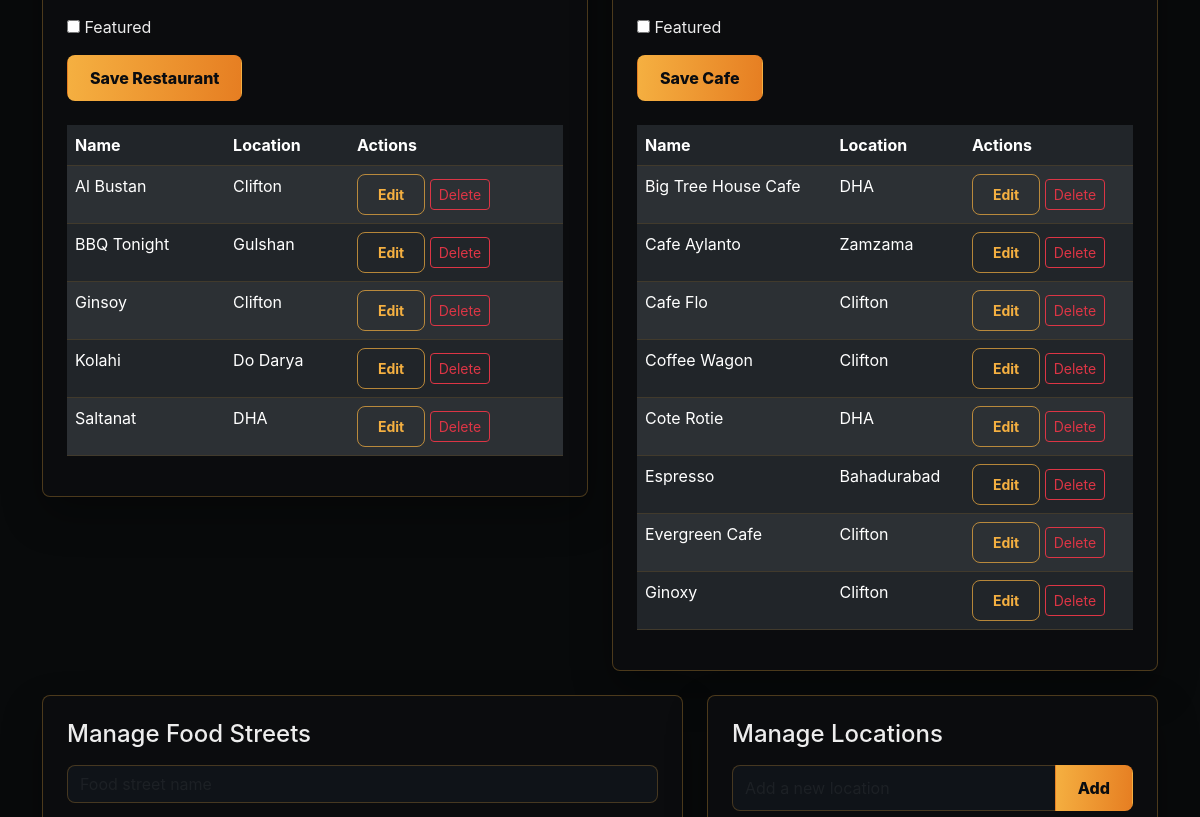
Page /admin-panel.php (signed in, middle part) on the earlier database version.
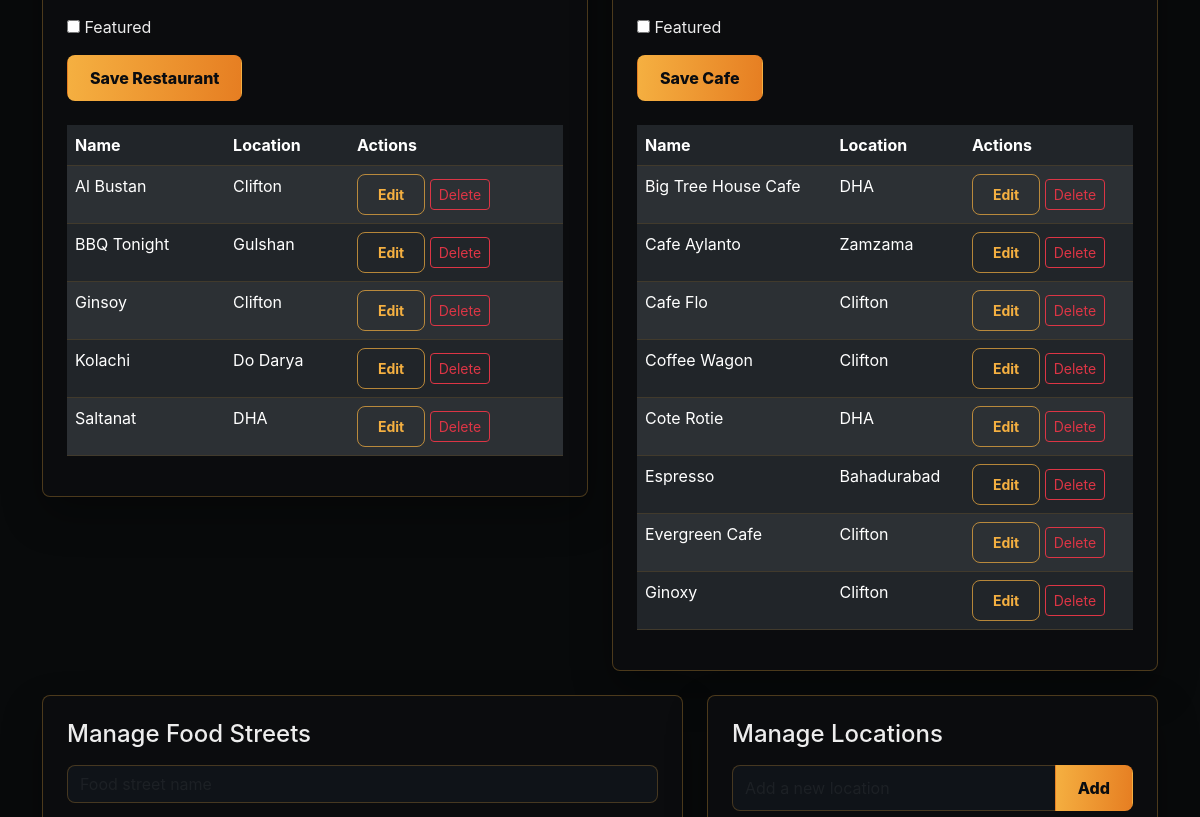
Same page on the later database version.
### tables this page shows
CREATE TABLE `restaurants` (
  `id` int NOT NULL,
  `name` varchar(100) NOT NULL,
  `description` text,
  `address` varchar(255) DEFAULT NULL,
  `location` varchar(100) DEFAULT NULL,
  `cuisine` varchar(100) DEFAULT NULL,
  `price_range` varchar(50) DEFAULT NULL,
  `rating` decimal(2,1) DEFAULT '0.0',
  `opening_hours` varchar(255) DEFAULT NULL,
  `phone` varchar(50) DEFAULT NULL,
  `image` varchar(255) DEFAULT NULL,
  `featured` tinyint(1) DEFAULT '0',
  `created_at` timestamp NULL DEFAULT CURRENT_TIMESTAMP
);

CREATE TABLE `cafes` (
  `id` int NOT NULL,
  `name` varchar(100) NOT NULL,
  `description` text,
  `address` varchar(255) DEFAULT NULL,
  `location` varchar(100) DEFAULT NULL,
  `coffee_types` text,
  `rating` decimal(2,1) DEFAULT '0.0',
  `opening_hours` varchar(255) DEFAULT NULL,
  `phone` varchar(50) DEFAULT NULL,
  `image` varchar(255) DEFAULT NULL,
  `featured` tinyint(1) DEFAULT '0',
  `created_at` timestamp NULL DEFAULT CURRENT_TIMESTAMP
);

### admin-panel.php (the view, shortened to what this page needs)
<?php
$conn = getConnection();
$editingRestaurant = null;
$editingCafe = null;
$editingStreet = null;
$restaurants = $conn->query("SELECT * FROM restaurants ORDER BY name");
$cafes = $conn->query("SELECT * FROM cafes ORDER BY name");
?>
<!DOCTYPE html>
<html lang="en">
<head>
    <link href="https://cdn.jsdelivr.net/npm/bootstrap@5.3.0-alpha1/dist/css/bootstrap.min.css" rel="stylesheet">
    <link rel="stylesheet" href="assets/style.css?v=20260712">
</head>
<body>
    <section class="container py-5">
        <div class="row g-4">
            <div class="col-lg-6">
                <div class="glass-card p-4 mb-4">
                    <form method="POST">
                        <div class="row g-3">
                            <div class="col-12"><label><input type="checkbox" name="featured" value="1" <?php echo !empty($editingRestaurant['featured']) ? 'checked' : ''; ?>> Featured</label></div>
                        </div>
                        <button class="btn btn-gold mt-3">Save Restaurant</button>
                    </form>
                    <div class="table-responsive mt-4">
                        <table class="table table-dark table-striped">
                            <thead>
                                <tr>
                                    <th>Name</th>
                                    <th>Location</th>
                                    <th>Actions</th>
                                </tr>
                            </thead>
                            <tbody>
                                <?php while ($row = $restaurants->fetch_assoc()): ?>
                                    <tr>
                                        <td><?php echo htmlspecialchars($row['name']); ?></td>
                                        <td><?php echo htmlspecialchars($row['location']); ?></td>
                                        <td>
                                            <a href="admin-panel.php?edit_restaurant=<?php echo $row['id']; ?>" class="btn btn-sm btn-outline-gold">Edit</a>
                                            <form method="POST" class="d-inline">
                                                <button class="btn btn-sm btn-outline-danger">Delete</button>
                                            </form>
                                        </td>
                                    </tr>
                                <?php endwhile; ?>
                            </tbody>
                        </table>
                    </div>
                </div>
            </div>
            <div class="col-lg-6">
                <div class="glass-card p-4 mb-4">
                    <form method="POST">
                        <div class="row g-3">
                            <div class="col-12"><label><input type="checkbox" name="featured" value="1" <?php echo !empty($editingCafe['featured']) ? 'checked' : ''; ?>> Featured</label></div>
                        </div>
                        <button class="btn btn-gold mt-3">Save Cafe</button>
                    </form>
                    <div class="table-responsive mt-4">
                        <table class="table table-dark table-striped">
                            <thead>
                                <tr>
                                    <th>Name</th>
                                    <th>Location</th>
                                    <th>Actions</th>
                                </tr>
                            </thead>
                            <tbody>
                                <?php while ($row = $cafes->fetch_assoc()): ?>
                                    <tr>
                                        <td><?php echo htmlspecialchars($row['name']); ?></td>
                                        <td><?php echo htmlspecialchars($row['location']); ?></td>
                                        <td>
                                            <a href="admin-panel.php?edit_cafe=<?php echo $row['id']; ?>" class="btn btn-sm btn-outline-gold">Edit</a>
                                            <form method="POST" class="d-inline">
                                                <button class="btn btn-sm btn-outline-danger">Delete</button>
                                            </form>
                                        </td>
                                    </tr>
                                <?php endwhile; ?>
                            </tbody>
                        </table>
                    </div>
                </div>
            </div>
        </div>
        <div class="row g-4">
            <div class="col-lg-7">
                <div class="glass-card p-4 mb-4">
                    <h4 class="mb-3">Manage Food Streets</h4>
                    <form method="POST">
                        <div class="row g-3">
                            <div class="col-12"><input type="text" name="name" class="form-control" placeholder="Food street name" value="<?php echo htmlspecialchars($editingStreet['name'] ?? ''); ?>" required></div>
                        </div>
                    </form>
                </div>
            </div>
            <div class="col-lg-5">
                <div class="glass-card p-4">
                    <h4 class="mb-3">Manage Locations</h4>
                    <form method="POST">
                        <div class="input-group">
                            <input type="text" name="location_name" class="form-control" placeholder="Add a new location">
                            <button class="btn btn-gold">Add</button>
                        </div>
                    </form>
                </div>
            </div>
        </div>
    </section>
</body>
</html>

### assets/style.css (style rules this page uses)
:root { --dark-bg: #0A0C10; --card-bg: rgba(18, 22, 28, 0.82); --glass-border: rgba(245, 176, 65, 0.25); --gold: #F5B041; --gold-dark: #D4A017; --gold-glow: rgba(245, 176, 65, 0.35); --text-soft: #c7c7c7; --nav-bg: rgba(8, 10, 13, 0.96); }
* { margin: 0; padding: 0; box-sizing: border-box; }
body { font-family: 'Inter', sans-serif; background: radial-gradient(circle at top left, rgba(245, 176, 65, 0.07), transparent 30rem), var(--dark-bg); color: #EDEDED; overflow-x: hidden; scroll-behavior: smooth; }
a { color: inherit; }
.btn-gold { background: linear-gradient(95deg, #F5B041, #E67E22); border: 1px solid transparent; color: #0A0C10; font-weight: 800; padding: 10px 22px; border-radius: 8px; transition: 0.2s ease; }
.btn-outline-gold { border: 1px solid rgba(245, 176, 65, 0.7); background: transparent; color: var(--gold); border-radius: 8px; padding: 9px 20px; font-weight: 700; }
.glass-card { background: var(--card-bg); backdrop-filter: blur(12px); border-radius: 8px; border: 1px solid var(--glass-border); box-shadow: 0 18px 40px rgba(0, 0, 0, 0.3); transition: transform 0.25s ease, border-color 0.25s ease, box-shadow 0.25s ease; }
.sidebar .form-control, .sidebar .form-select, .contact-form .form-control, .contact-form .form-select, .contact-form textarea, .form-control, .form-select { background: #11161d; color: #fff; border: 1px solid rgba(245, 176, 65, 0.22); border-radius: 8px; }
.table-dark { background: rgba(17, 22, 29, 0.95); }
.table-dark th, .table-dark td { border-color: rgba(245, 176, 65, 0.15); }
html, body { background-color: #080a0b; }
section, main, footer { position: relative; }
.glass-card, .vision-filter-panel, .vision-result-bar, .vision-panel, .content-panel, .rd-panel, .fd-panel, .directory-card, .menu-card, .similar-item, .rd-similar-item, .rd-menu-card { border: 1px solid rgba(245, 176, 65, 0.28) !important; background-color: rgba(12, 14, 16, 0.92); }
.form-control, .form-select, textarea.form-control { background-color: #0f1318 !important; color: #fff !important; border: 1px solid rgba(245, 176, 65, 0.24) !important; }

### includes/nav.php (style rules this page uses)
:root { --gold: #F5B041; --gold-dark: #D4A017; --nav-bg: rgba(8, 10, 13, 0.96); }

Differences in the rows shown:
changed restaurants "Do Darya": name "Kolahi" → "Kolachi"
